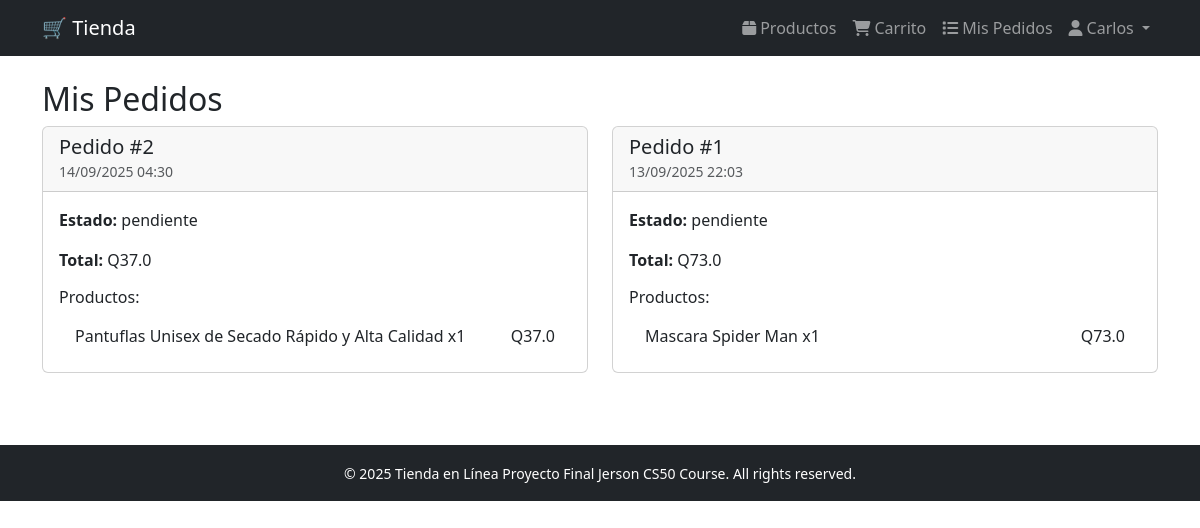
The page /pedidos (signed in) on the database its author committed.
### routes/auth.py (models this page shows)
class UsuarioLogin(Usuario, UserMixin):
    pass

### models/models.py (models this page shows)
class Pedido(db.Model):
    id = db.Column(db.Integer, primary_key=True)
    usuario_id = db.Column(db.Integer, db.ForeignKey('usuario.id'), nullable=True)
    email_cliente = db.Column(db.String(120))  # para invitados
    fecha = db.Column(db.DateTime, server_default=db.func.now())
    estado = db.Column(db.String(20), default='pendiente')  # pendiente | entregado
    total = db.Column(db.Float, nullable=False)
    items = db.relationship('OrderItem', backref='pedido', lazy=True)

class OrderItem(db.Model):
    id = db.Column(db.Integer, primary_key=True)
    pedido_id = db.Column(db.Integer, db.ForeignKey('pedido.id'), nullable=False)
    producto_id = db.Column(db.Integer, db.ForeignKey('producto.id'), nullable=False)
    cantidad = db.Column(db.Integer, nullable=False)
    precio_unitario = db.Column(db.Float, nullable=False)
    producto = db.relationship('Producto')

class Producto(db.Model):
    id = db.Column(db.Integer, primary_key=True)
    nombre = db.Column(db.String(100), nullable=False)
    descripcion = db.Column(db.Text)
    precio = db.Column(db.Float, nullable=False)
    imagen_url = db.Column(db.String(200))
    categoria_id = db.Column(db.Integer, db.ForeignKey('categoria.id'))

### routes/carrito.py (the view)
@carrito_bp.route('/pedidos')
@login_required
def ver_pedidos():
    pedidos = Pedido.query.filter_by(usuario_id=current_user.id).order_by(Pedido.fecha.desc()).all()
    return render_template('pedidos.html', pedidos=pedidos)

### templates/pedidos.html (shortened to what this page needs)
{% extends "base.html" %}
{% block content %}
<h2>Mis Pedidos</h2>
{% if pedidos %}
  <div class="row">
    {% for pedido in pedidos %}
      <div class="col-md-6 mb-4">
        <div class="card">
          <div class="card-header">
            <h5 class="card-title mb-0">Pedido #{{ pedido.id }}</h5>
            <small class="text-muted">{{ pedido.fecha.strftime('%d/%m/%Y %H:%M') }}</small>
          </div>
          <div class="card-body">
            <p><strong>Estado:</strong> {{ pedido.estado }}</p>
            <p><strong>Total:</strong> Q{{ pedido.total }}</p>
            <h6>Productos:</h6>
            <ul class="list-group list-group-flush">
              {% for item in pedido.items %}
                <li class="list-group-item d-flex justify-content-between">
                  <div>{{ item.producto.nombre }} x{{ item.cantidad }}</div>
                  <div>Q{{ item.precio_unitario * item.cantidad }}</div>
                </li>
              {% endfor %}
            </ul>
          </div>
        </div>
      </div>
    {% endfor %}
  </div>
{% else %}
  <p class="text-center">Aún no has realizado ningún pedido.</p>
  <a href="{{ url_for('productos.listar_productos') }}" class="btn btn-primary">Ver Productos</a>
{% endif %}
{% endblock %}

### templates/base.html (shortened to what this page needs)
<!doctype html>
<html lang="es">
<head>
  <link href="https://cdn.jsdelivr.net/npm/bootstrap@5.3.3/dist/css/bootstrap.min.css" rel="stylesheet">
  <link rel="stylesheet" href="https://cdnjs.cloudflare.com/ajax/libs/font-awesome/6.4.0/css/all.min.css">
  <link rel="stylesheet" href="{{ url_for('static', filename='css/style.css') }}">
</head>
<body>
<nav class="navbar navbar-expand-lg navbar-dark bg-dark">
  <div class="container">
    <a class="navbar-brand" href="{{ url_for('home') }}">🛒 Tienda</a>
    <div class="collapse navbar-collapse" id="navbarNav">
       <ul class="navbar-nav ms-auto">
         <li class="nav-item"><a class="nav-link" href="{{ url_for('productos.listar_productos') }}"><i class="fas fa-box me-1"></i>Productos</a></li>
         <li class="nav-item">
           <a class="nav-link position-relative" href="{{ url_for('carrito.ver_carrito') }}">
             <i class="fas fa-shopping-cart me-1"></i>Carrito
           </a>
         </li>
         {% if current_user is defined and current_user.is_authenticated %}
           <li class="nav-item"><a class="nav-link" href="{{ url_for('carrito.ver_pedidos') }}"><i class="fas fa-list me-1"></i>Mis Pedidos</a></li>
           <li class="nav-item dropdown">
             <a class="nav-link dropdown-toggle" href="#" id="userDropdown" role="button" data-bs-toggle="dropdown" aria-expanded="false">
               <i class="fas fa-user me-1"></i>{{ current_user.nombre }}
             </a>
           </li>
         {% else %}
           <li class="nav-item"><a class="nav-link" href="{{ url_for('auth.login') }}"><i class="fas fa-sign-in-alt me-1"></i>Iniciar sesión</a></li>
           <li class="nav-item"><a class="nav-link" href="{{ url_for('auth.registro') }}"><i class="fas fa-user-plus me-1"></i>Registrarse</a></li>
         {% endif %}
       </ul>
     </div>
  </div>
</nav>
<div class="container mt-4">
  {% block content %}{% endblock %}
</div>
<footer class="bg-dark text-white text-center py-3 mt-5">
  <small>&copy; 2025 Tienda en Línea Proyecto Final Jerson CS50 Course. All rights reserved.
  </small>
</footer>
</body>
</html>

### rows shown on the page
UsuarioLogin: nombre "Carlos"
Pedido: id "2", fecha "14/09/2025 04:30", estado "pendiente", total "37.0"
OrderItem: producto.nombre "Pantuflas Unisex de Secado Rápido y Alta Calidad", cantidad "1", item.precio_unitario*item.cantidad "37.0"
Pedido: id "1", fecha "13/09/2025 22:03", estado "pendiente", total "73.0"
OrderItem: producto.nombre "Mascara Spider Man", cantidad "1", item.precio_unitario*item.cantidad "73.0"
